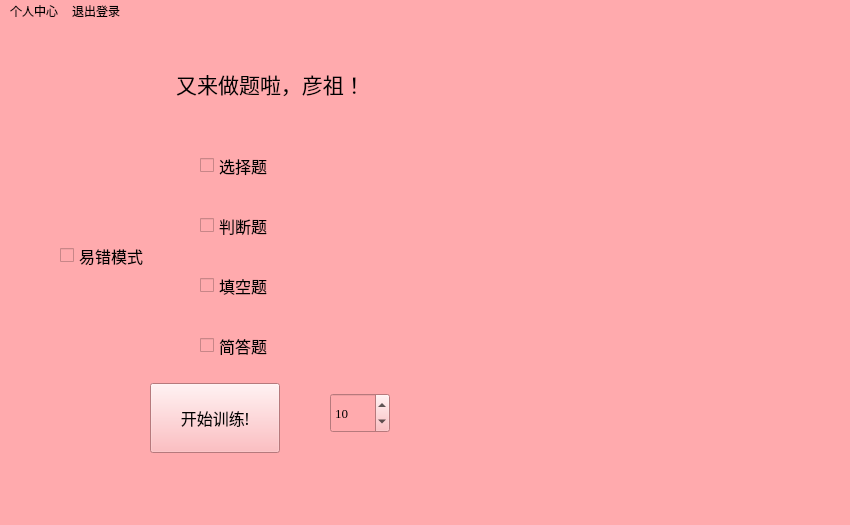
<?xml version="1.0" encoding="UTF-8"?>
<ui version="4.0">
 <class>WorkingWindow</class>
 <widget class="QMainWindow" name="WorkingWindow">
  <property name="geometry">
   <rect>
    <x>0</x>
    <y>0</y>
    <width>850</width>
    <height>525</height>
   </rect>
  </property>
  <property name="minimumSize">
   <size>
    <width>850</width>
    <height>525</height>
   </size>
  </property>
  <property name="maximumSize">
   <size>
    <width>850</width>
    <height>525</height>
   </size>
  </property>
  <property name="font">
   <font>
    <family>Arial</family>
   </font>
  </property>
  <property name="mouseTracking">
   <bool>false</bool>
  </property>
  <property name="windowTitle">
   <string>PyEasier</string>
  </property>
  <property name="autoFillBackground">
   <bool>false</bool>
  </property>
  <property name="styleSheet">
   <string notr="true">background-color: rgb(255, 170, 173);</string>
  </property>
  <property name="toolButtonStyle">
   <enum>Qt::ToolButtonIconOnly</enum>
  </property>
  <property name="animated">
   <bool>false</bool>
  </property>
  <property name="tabShape">
   <enum>QTabWidget::Rounded</enum>
  </property>
  <widget class="QWidget" name="centralwidget">
   <widget class="QPushButton" name="begin_btn">
    <property name="geometry">
     <rect>
      <x>150</x>
      <y>360</y>
      <width>130</width>
      <height>70</height>
     </rect>
    </property>
    <property name="font">
     <font>
      <family>方正清刻本悦宋简体</family>
      <pointsize>12</pointsize>
     </font>
    </property>
    <property name="text">
     <string>开始训练!</string>
    </property>
   </widget>
   <widget class="QCheckBox" name="choiceQ_cbx">
    <property name="geometry">
     <rect>
      <x>200</x>
      <y>120</y>
      <width>100</width>
      <height>45</height>
     </rect>
    </property>
    <property name="font">
     <font>
      <family>方正小标宋简体</family>
      <pointsize>12</pointsize>
     </font>
    </property>
    <property name="text">
     <string>选择题</string>
    </property>
    <property name="iconSize">
     <size>
      <width>20</width>
      <height>20</height>
     </size>
    </property>
   </widget>
   <widget class="QCheckBox" name="judgementQ_cbx">
    <property name="geometry">
     <rect>
      <x>200</x>
      <y>180</y>
      <width>100</width>
      <height>45</height>
     </rect>
    </property>
    <property name="font">
     <font>
      <family>方正小标宋简体</family>
      <pointsize>12</pointsize>
     </font>
    </property>
    <property name="text">
     <string>判断题</string>
    </property>
    <property name="iconSize">
     <size>
      <width>20</width>
      <height>20</height>
     </size>
    </property>
   </widget>
   <widget class="QCheckBox" name="shortAnsQ_cbx">
    <property name="geometry">
     <rect>
      <x>200</x>
      <y>300</y>
      <width>100</width>
      <height>45</height>
     </rect>
    </property>
    <property name="font">
     <font>
      <family>方正小标宋简体</family>
      <pointsize>12</pointsize>
     </font>
    </property>
    <property name="text">
     <string>简答题</string>
    </property>
    <property name="iconSize">
     <size>
      <width>20</width>
      <height>20</height>
     </size>
    </property>
   </widget>
   <widget class="QLabel" name="welcome_label">
    <property name="geometry">
     <rect>
      <x>150</x>
      <y>40</y>
      <width>241</width>
      <height>41</height>
     </rect>
    </property>
    <property name="font">
     <font>
      <family>方正小标宋简体</family>
      <pointsize>16</pointsize>
     </font>
    </property>
    <property name="text">
     <string>又来做题啦，彦祖！</string>
    </property>
    <property name="alignment">
     <set>Qt::AlignCenter</set>
    </property>
   </widget>
   <widget class="QSpinBox" name="questionNum_sbx">
    <property name="geometry">
     <rect>
      <x>330</x>
      <y>370</y>
      <width>60</width>
      <height>40</height>
     </rect>
    </property>
    <property name="font">
     <font>
      <family>Times New Roman</family>
      <pointsize>10</pointsize>
     </font>
    </property>
    <property name="minimum">
     <number>5</number>
    </property>
    <property name="maximum">
     <number>999</number>
    </property>
    <property name="singleStep">
     <number>5</number>
    </property>
    <property name="stepType">
     <enum>QAbstractSpinBox::DefaultStepType</enum>
    </property>
    <property name="value">
     <number>10</number>
    </property>
   </widget>
   <widget class="QLabel" name="welcome_pic">
    <property name="geometry">
     <rect>
      <x>425</x>
      <y>0</y>
      <width>425</width>
      <height>502</height>
     </rect>
    </property>
    <property name="text">
     <string/>
    </property>
    <property name="scaledContents">
     <bool>true</bool>
    </property>
   </widget>
   <widget class="QCheckBox" name="fillinBlankQ_cbx">
    <property name="geometry">
     <rect>
      <x>200</x>
      <y>240</y>
      <width>100</width>
      <height>45</height>
     </rect>
    </property>
    <property name="font">
     <font>
      <family>方正小标宋简体</family>
      <pointsize>12</pointsize>
     </font>
    </property>
    <property name="text">
     <string>填空题</string>
    </property>
    <property name="iconSize">
     <size>
      <width>20</width>
      <height>20</height>
     </size>
    </property>
   </widget>
   <widget class="QCheckBox" name="wrongSet_cbx">
    <property name="geometry">
     <rect>
      <x>60</x>
      <y>210</y>
      <width>120</width>
      <height>45</height>
     </rect>
    </property>
    <property name="font">
     <font>
      <family>方正小标宋简体</family>
      <pointsize>12</pointsize>
     </font>
    </property>
    <property name="text">
     <string>易错模式</string>
    </property>
    <property name="iconSize">
     <size>
      <width>20</width>
      <height>20</height>
     </size>
    </property>
   </widget>
  </widget>
  <widget class="QMenuBar" name="menubar">
   <property name="geometry">
    <rect>
     <x>0</x>
     <y>0</y>
     <width>850</width>
     <height>26</height>
    </rect>
   </property>
   <property name="font">
    <font>
     <family>微软雅黑</family>
     <pointsize>9</pointsize>
    </font>
   </property>
   <widget class="QMenu" name="menuUser">
    <property name="font">
     <font>
      <family>微软雅黑</family>
      <pointsize>9</pointsize>
     </font>
    </property>
    <property name="title">
     <string>个人中心</string>
    </property>
    <addaction name="actionUserInf"/>
    <addaction name="actionAnsSta"/>
   </widget>
   <widget class="QMenu" name="menuExit">
    <property name="title">
     <string>退出登录</string>
    </property>
    <addaction name="actionExit"/>
   </widget>
   <addaction name="menuUser"/>
   <addaction name="menuExit"/>
  </widget>
  <widget class="QStatusBar" name="statusbar"/>
  <action name="actionExit">
   <property name="text">
    <string>退出登录</string>
   </property>
   <property name="shortcut">
    <string>Ctrl+Q</string>
   </property>
  </action>
  <action name="actionUserInf">
   <property name="text">
    <string>我的主页</string>
   </property>
   <property name="font">
    <font>
     <family>微软雅黑</family>
     <pointsize>9</pointsize>
    </font>
   </property>
  </action>
  <action name="actionAnsSta">
   <property name="text">
    <string>做题情况</string>
   </property>
   <property name="font">
    <font>
     <family>微软雅黑</family>
     <pointsize>9</pointsize>
    </font>
   </property>
  </action>
 </widget>
 <resources/>
 <connections/>
</ui>
